Frame 1 (no input): blank canvas, image omitted
Frame 60 (no input): blank canvas, image omitted
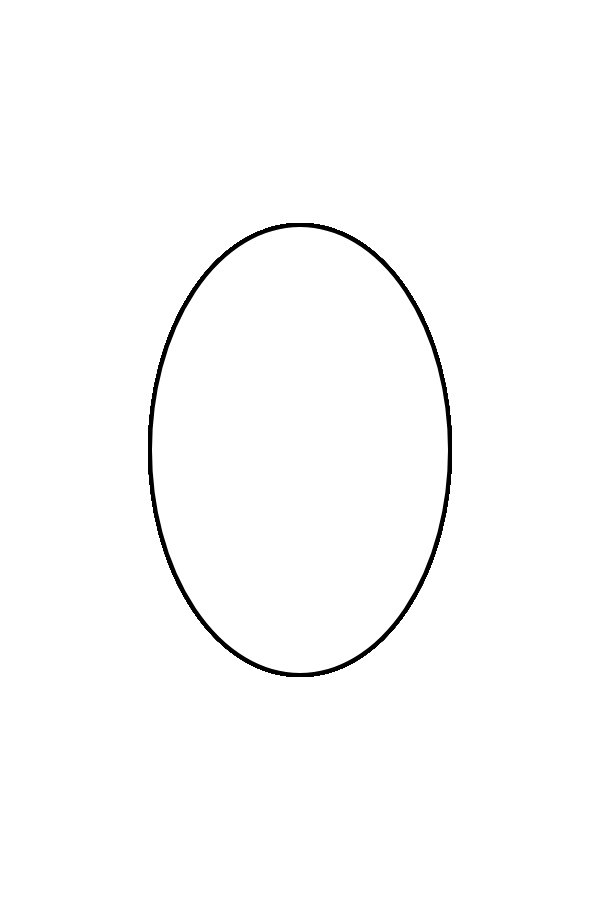
Frame 120 (the mouse pressed at the canvas centre since frame 60)

The p5.js sketch whose frames 1 and 60 were blank and that drew this single picture after the mouse press (run headless with seeded random() and noise() and a simulated clock; from frame 60 on, the mouse is pressed at the canvas centre):

// p5.js sketch
// ── sketch.js
function setup() {
  createCanvas(600,900);
  strokeWeight(4);
}

function draw() {

  if (mouseX < 300) {
    stroke(255,0,0);    
  } else {
    stroke(0,0,0);
  }


  if (mouseIsPressed == true) {
      ellipse(mouseX,mouseY,pmouseX,pmouseY);    
    }
  }
